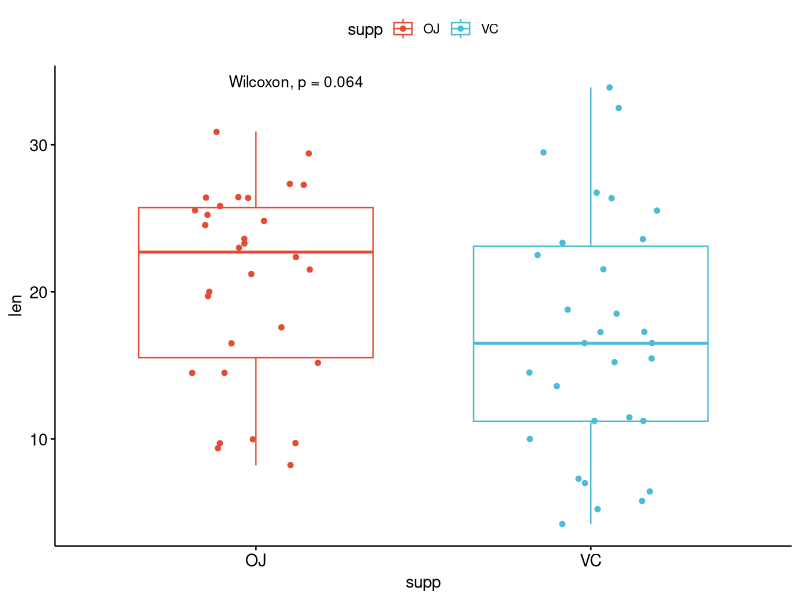
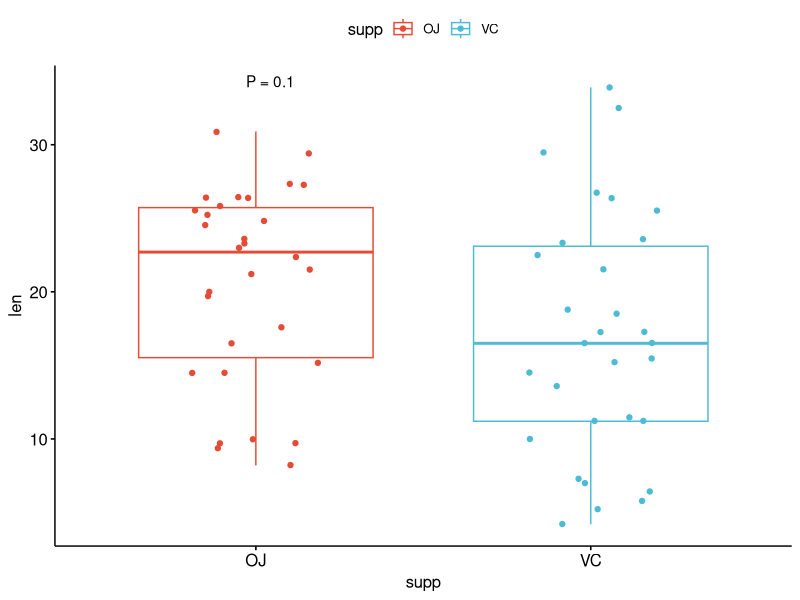
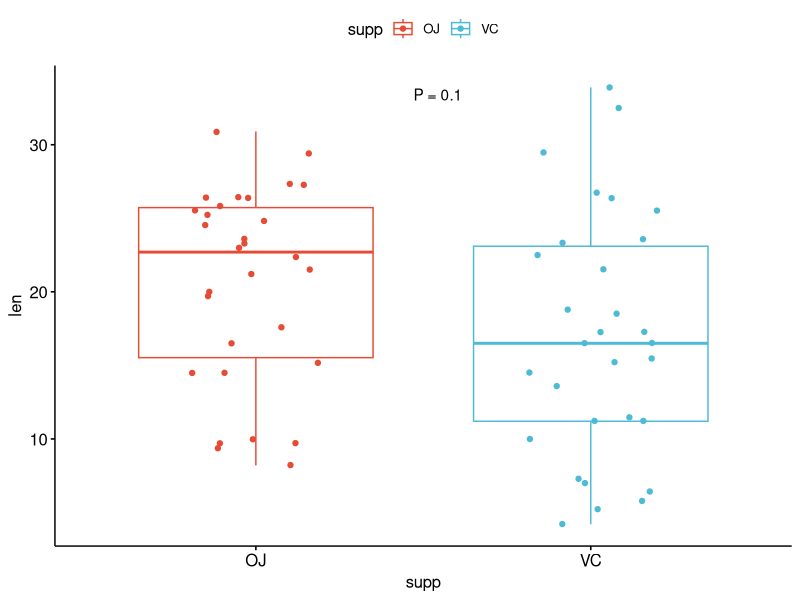

Write the R code that produced these figures, in order.
## ---- chunk 1
knitr::opts_chunk$set(collapse = TRUE, dev = "png", comment = "#>", tidy = "styler")
#Sys.setenv("LANGUAGE"="EN") # Embed this for outputing English message
#Sys.setlocale('LC_ALL','C') # Embed this directly in the Rmarkdown script that contains the Chinese character comment
options(digits=3)
options(max.print=200)
## ---- chunk 2
library(ggpubr)
data("ToothGrowth")
head(ToothGrowth)

# Two independent groups
#:::::::::::::::::::::::::::::::::::::::::::::::::
p <- ggboxplot(ToothGrowth, x = "supp", y = "len",
               color = "supp", palette = "npg", add = "jitter")

#  Add p-value
p + stat_compare_means()
## ---- chunk 3
p + stat_compare_means(aes(label = paste0("P = ", round(as.numeric(..p.format..), 1))))
## ---- chunk 4
p + stat_compare_means(aes(label = paste0("P = ", round(as.numeric(..p.format..), 1))),
                       label.y = 33, label.x = 1.5)
